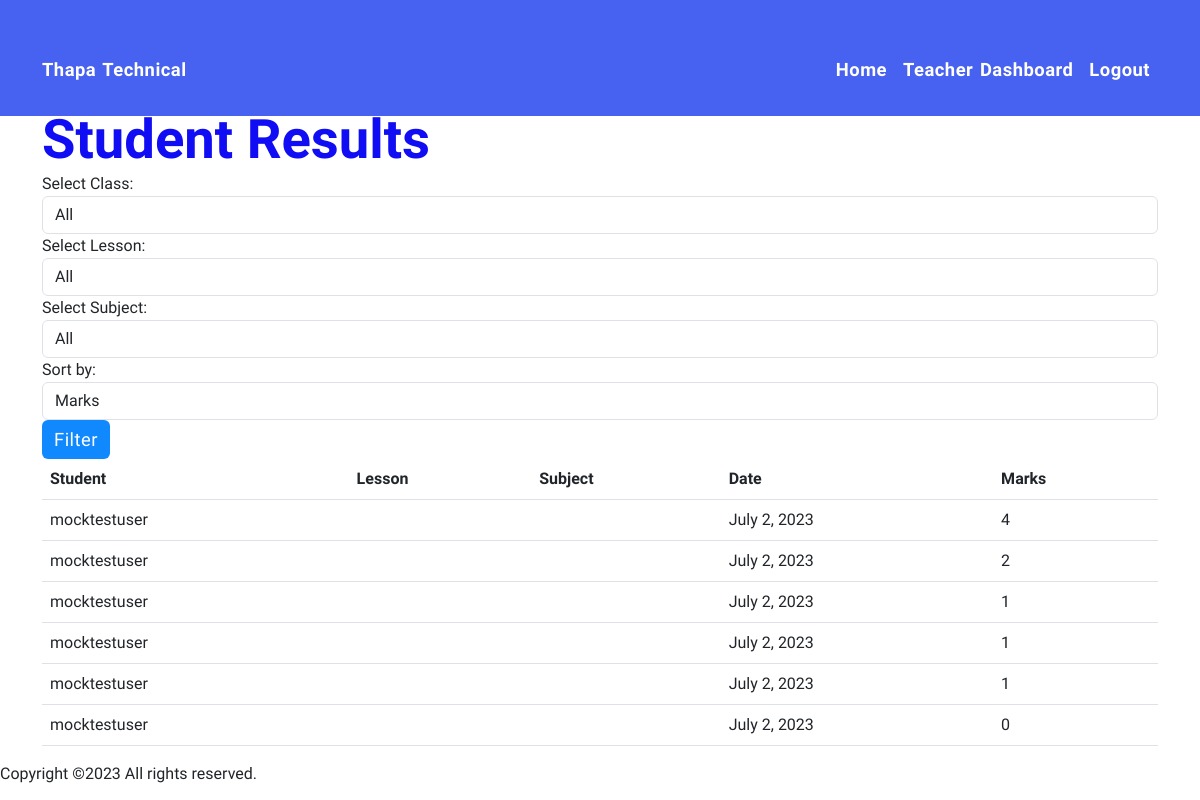
The page /teachers/results/ (signed in) on the database as committed earlier.
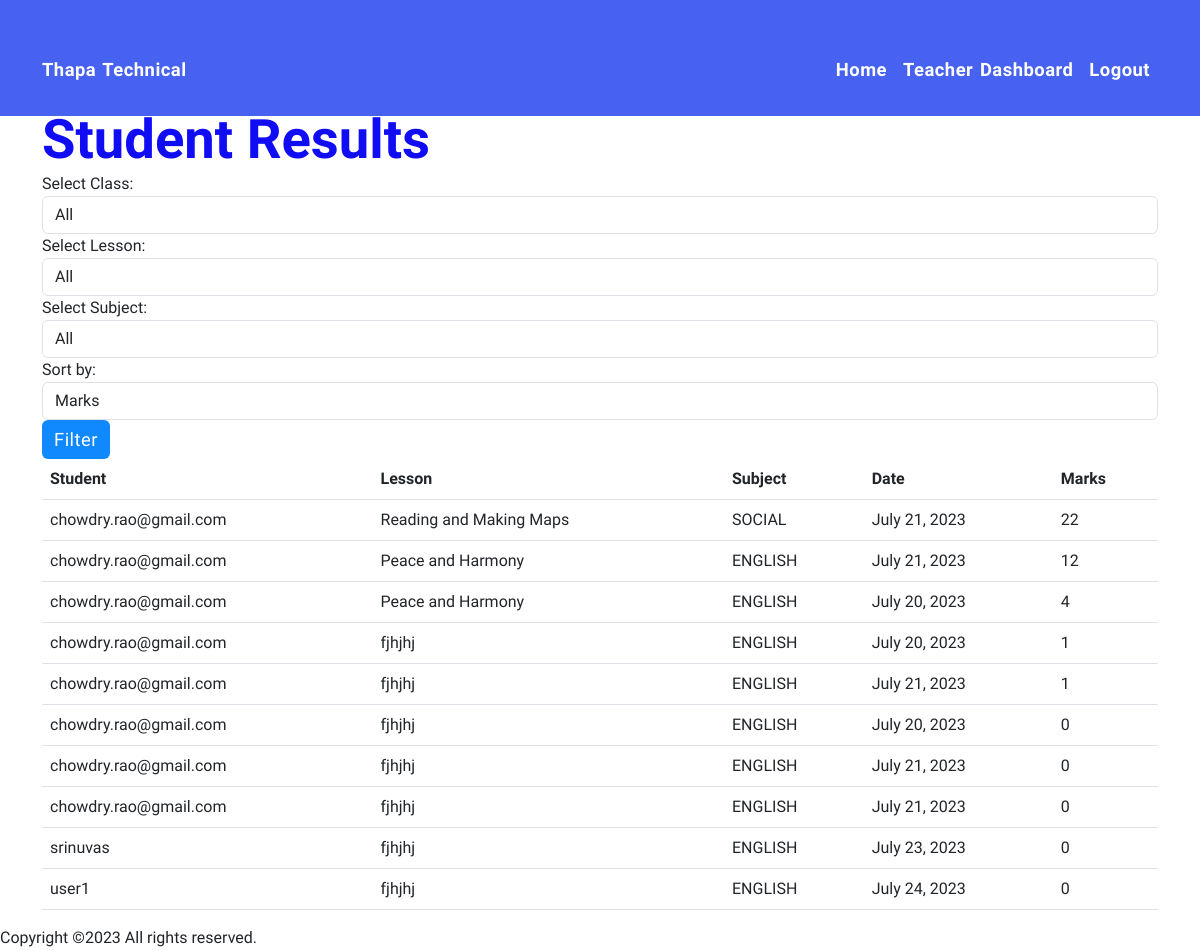
The same page on the database as committed later.
### mocktest/models.py (models this page shows, shortened)
class TestResult(models.Model):
    bhu = models.ForeignKey(UserDetail, on_delete=models.CASCADE, null=True)
    slesson = models.ForeignKey(Slesson, on_delete=models.CASCADE, null=True)
    result = models.TextField(null=True)
    date1 = models.DateField(auto_now_add=True)
    marks = models.IntegerField(null=True)

class UserDetail(models.Model):
    user = models.ForeignKey(User, on_delete=models.CASCADE, null=True)
    studentname = models.CharField(max_length=30, null=True)
    schoolname = models.CharField(max_length=30, null=True)
    mandalname = models.CharField(max_length=10, null=True)
    distname = models.CharField(max_length=100, null=True)

class Slesson(models.Model):
    slesson = models.CharField(max_length=124)
    sclass = models.ForeignKey(Sclass, on_delete=models.CASCADE, default=None)
    subject = models.ForeignKey(Subject, on_delete=models.CASCADE, default=None)
    chapter = models.ForeignKey(Chapter, on_delete=models.CASCADE, default=None)

class Subject(models.Model):
    SUB_CHOICES = (
        ("-SELECT-", "-SELECT-"),
        ("TELUGU", "TELUGU"),
        ("HINDI", "HINDI"),
        ("ENGLISH", "ENGLISH"),
        ("MATHS", "MATHS"),
        ("PHYSCI", "PHYSCI"),
        ("BIOSCI", "BIOSCI"),
        ("SOCIAL", "SOCIAL"),
    )
    sclass = models.ForeignKey(Sclass, on_delete=models.CASCADE, default=None)
    sname = models.CharField(max_length=40, choices=SUB_CHOICES, default='TELUGU')

### teachers/views.py (the view)
# urls.py: path('results/', views.view_student_results, name='view_student_results'),
@login_required
def view_student_results(request):
    slesson_id = request.GET.get('slesson_id')
    subject_id = request.GET.get('subject_id')
    sclass_id = request.GET.get('sclass_id')
    sort_by = request.GET.get('sort_by', 'marks')  # Default sort by marks
    test_results = TestResult.objects.all()  # Get all test results
    if slesson_id:
        test_results = test_results.filter(slesson_id=slesson_id)
    if subject_id:
        test_results = test_results.filter(slesson__subject_id=subject_id)
    if sclass_id:
        test_results = test_results.filter(slesson__sclass_id=sclass_id)
    if sort_by == 'marks':
        test_results = test_results.order_by('-marks')  # Sort by descending marks
    context = {
        'test_results': test_results,
        'slessons': Slesson.objects.all(),
        'subjects': Subject.objects.all(),
        'sclasses': Sclass.objects.all(),
        'selected_slesson': int(slesson_id) if slesson_id else None,
        'selected_subject': int(subject_id) if subject_id else None,
        'selected_sclass': int(sclass_id) if sclass_id else None,
        'sort_by': sort_by
    }
    return render(request, 'view_student_results.html', context)

### teachers/templates/view_student_results.html (shortened to what this page needs)
{% extends 'base.html' %}
{% block content %}
  <h2>Student Results </h2>
  <form method="get">
    <div class="form-group">
      <label for="sclass">Select Class:</label>
      <select name="sclass_id" class="form-control" id="sclass">
        <option value="">All</option>
      </select>
    </div>
    <div class="form-group">
      <label for="slesson">Select Lesson:</label>
      <select name="slesson_id" class="form-control" id="slesson">
        <option value="">All</option>
      </select>
    </div>
    <div class="form-group">
      <label for="subject">Select Subject:</label>
      <select name="subject_id" class="form-control" id="subject">
        <option value="">All</option>
      </select>
    </div>
    <div class="form-group">
      <label for="sort_by">Sort by:</label>
      <select name="sort_by" class="form-control" id="sort_by">
        <option value="marks" {% if sort_by == 'marks' %}selected{% endif %}>Marks</option>
      </select>
    </div>
    <button type="submit" class="btn btn-primary">Filter</button>
  </form>
  <table class="table">
    <thead>
      <tr>
        <th>Student</th>
        <th>Lesson</th>
        <th>Subject</th>
        <th>Date</th>
        <th>Marks</th>
      </tr>
    </thead>
    <tbody>
      {% for test_result in test_results %}
      <tr>
        <td>{{ test_result.bhu.user.username }}</td>
        <td>{{ test_result.slesson.slesson }}</td>
        <td>{{ test_result.slesson.subject.sname }}</td>
        <td>{{ test_result.date1 }}</td>
        <td>{{ test_result.marks }}</td>
      </tr>
      {% empty %}
      <tr>
        <td colspan="5">No results found.</td>
      </tr>
      {% endfor %}
    </tbody>
  </table>
{% endblock %}

Rows that differ between the two databases and show on the page:
removed TestResult: bhu.user.username "mocktestuser", date1 "July 2, 2023", marks "4"
removed TestResult: bhu.user.username "mocktestuser", date1 "July 2, 2023", marks "2"
removed TestResult: bhu.user.username "mocktestuser", date1 "July 2, 2023", marks "1"
removed TestResult: bhu.user.username "mocktestuser", date1 "July 2, 2023", marks "1"
removed TestResult: bhu.user.username "mocktestuser", date1 "July 2, 2023", marks "1"
removed TestResult: bhu.user.username "mocktestuser", date1 "July 2, 2023", marks "0"
added TestResult: bhu.user.username "chowdry.rao@gmail.com", slesson.slesson "Reading and Making Maps", slesson.subject.sname "SOCIAL", date1 "July 21, 2023", marks "22"
added TestResult: bhu.user.username "chowdry.rao@gmail.com", slesson.slesson "Peace and Harmony", slesson.subject.sname "ENGLISH", date1 "July 21, 2023", marks "12"
added TestResult: bhu.user.username "chowdry.rao@gmail.com", slesson.slesson "Peace and Harmony", slesson.subject.sname "ENGLISH", date1 "July 20, 2023", marks "4"
added TestResult: bhu.user.username "chowdry.rao@gmail.com", slesson.slesson "fjhjhj", slesson.subject.sname "ENGLISH", date1 "July 20, 2023", marks "1"
added TestResult: bhu.user.username "chowdry.rao@gmail.com", slesson.slesson "fjhjhj", slesson.subject.sname "ENGLISH", date1 "July 21, 2023", marks "1"
added TestResult: bhu.user.username "chowdry.rao@gmail.com", slesson.slesson "fjhjhj", slesson.subject.sname "ENGLISH", date1 "July 20, 2023", marks "0"
added TestResult: bhu.user.username "chowdry.rao@gmail.com", slesson.slesson "fjhjhj", slesson.subject.sname "ENGLISH", date1 "July 21, 2023", marks "0"
added TestResult: bhu.user.username "chowdry.rao@gmail.com", slesson.slesson "fjhjhj", slesson.subject.sname "ENGLISH", date1 "July 21, 2023", marks "0"
added TestResult: bhu.user.username "srinuvas", slesson.slesson "fjhjhj", slesson.subject.sname "ENGLISH", date1 "July 23, 2023", marks "0"
added TestResult: bhu.user.username "user1", slesson.slesson "fjhjhj", slesson.subject.sname "ENGLISH", date1 "July 24, 2023", marks "0"
